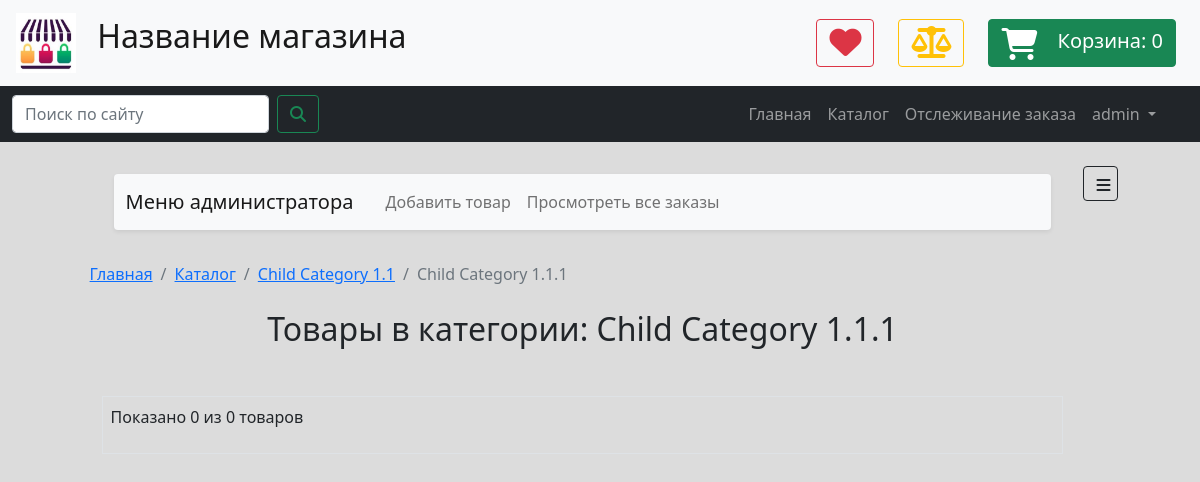
Screenshot of /categories/3 (signed in) with the database file from the repository.
### data/users.py (models this page shows)
class User(SqlAlchemyBase, UserMixin, SerializerMixin):
    __tablename__ = 'users'
    id = sqlalchemy.Column(sqlalchemy.Integer,
                           primary_key=True, autoincrement=True)
    public_id = sqlalchemy.Column(sqlalchemy.String(50),
                                  unique=True,
                                  nullable=False,
                                  default=generate_uuid)
    is_admin = sqlalchemy.Column(sqlalchemy.Boolean, default=False, nullable=False)
    first_name = sqlalchemy.Column(sqlalchemy.String, nullable=True)
    last_name = sqlalchemy.Column(sqlalchemy.String, nullable=True)
    profile_pic_path = sqlalchemy.Column(sqlalchemy.String, nullable=False,
                                         default='img/user_pics/default_user.png')
    username = sqlalchemy.Column(sqlalchemy.String, nullable=False)
    email = sqlalchemy.Column(sqlalchemy.String,
                              index=True, unique=True, nullable=False)
    phone = sqlalchemy.Column(sqlalchemy.String, nullable=True)
    hashed_password = sqlalchemy.Column(sqlalchemy.String, nullable=False)
    created_date = sqlalchemy.Column(sqlalchemy.DateTime,
                                     default=datetime.datetime.now)
    bonus_points = sqlalchemy.Column(sqlalchemy.Integer, default=0, nullable=True)
    reviews = orm.relation("Review", back_populates='user')
    orders = orm.relation("Order", back_populates='user')
    location_id = sqlalchemy.Column(sqlalchemy.Integer,
                                    sqlalchemy.ForeignKey("locations.id"))
    address = orm.relation('Location')

### data/goods.py (models this page shows, shortened)
class Category(SqlAlchemyBase, SerializerMixin):
    __tablename__ = 'categories'
    id = sqlalchemy.Column(sqlalchemy.Integer,
                           primary_key=True, autoincrement=True)
    parent_id = sqlalchemy.Column(sqlalchemy.Integer,
                                  sqlalchemy.ForeignKey('categories.id'))
    children = orm.relation("Category",
                            backref=backref('parent', remote_side=[id]))
    name = sqlalchemy.Column(sqlalchemy.String, nullable=False)

### routes/goods.py (the view)
@app.route('/categories/<int:categ_id>')
def goods_in_category(categ_id):
    show_only_visible = True
    if current_user.is_authenticated and current_user.is_admin:
        show_only_visible = False
    page = request.args.get('page', 1, type=int)
    db_sess = db_session.create_session()
    category = db_sess.query(Category).get(categ_id)
    categories = db_sess.query(Category).filter_by(parent_id=None)
    query = db_sess.query(Goods).join(Goods.categories).filter(Category.id == categ_id)
    if show_only_visible:
        query = query.filter_by(is_visible=True)
    goods = paginate(query, page, 6)
    if not category:
        db_sess.close()
        abort(404)
    template = render_template('goods_list_page.html',
                               title=f'Категория: {category.name}',
                               goods_items=goods,
                               category=category,
                               categories=categories)
    db_sess.close()
    return template

### data/db_session.py (called while the page is built)
def create_session() -> Session:
    global __factory
    if __factory:
        return __factory()

### main.py (called while the page is built)
@login_manager.user_loader
def load_user(user_id):
    db_sess = db_session.create_session()
    user = db_sess.query(User).get(user_id)
    db_sess.close()
    return user

### tools.py (called while the page is built)
def paginate(query, page, per_page=20, error_out=True):
    if error_out and page < 1:
        abort(404)
    items = query.limit(per_page).offset((page - 1) * per_page).all()
    if not items and page != 1 and error_out:
        abort(404)
    if page == 1 and len(items) < per_page:
        total = len(items)
    else:
        total = query.order_by(None).count()
    return Pagination(query, page, per_page, total, items)

### templates/goods_list_page.html (shortened to what this page needs)
{% extends "main_template.html" %}
{% block content %}
    <nav aria-label="breadcrumb" class="">
        <ol class="breadcrumb">
            <li class="breadcrumb-item"><a href="{{ url_for('index_page') }}">Главная</a></li>
            <li class="breadcrumb-item"><a href="{{ url_for('categories_page') }}">Каталог</a></li>
            {% if category == 'all' %}
                <li class="breadcrumb-item active">Все категории</li>
            {% elif category %}
                {% if category.parent_id %}
                    <li class="breadcrumb-item"><a
                            href="{{ url_for('goods_in_category', categ_id=category.parent.id) }}">
                        {{ category.parent.name }}
                    </a></li>
                {% endif %}
                <li class="breadcrumb-item active">{{ category.name }}</li>
            {% endif %}
        </ol>
    </nav>
    <div class="container mt-4">
        {% if category == 'all' %}
            <h2 class="text-center mb-4">Все товары</h2>
        {% elif category %}
            <h2 class="text-center mb-4">Товары в категории: {{ category.name }}</h2>
        {% endif %}
        <div class="mt-4 mb-4 p-2 border">
            <p class="text-dark">Показано {{ goods_items.items|length }} из {{ goods_items.total }} товаров</p>
        </div>
    </div>
{% endblock %}

### templates/base.html (shortened to what this page needs)
<!DOCTYPE html>
<html lang="en">
<head>
    {% set shop_name = 'Название магазина' %}
    <link href="https://cdn.jsdelivr.net/npm/bootstrap@5.0.0-beta3/dist/css/bootstrap.min.css" rel="stylesheet"
>
    <link rel="stylesheet" href="{{ url_for('static', filename='css/main_stylesheet_v12.css') }}">
</head>
<body>
<header>
    <nav class="navbar navbar-expand navbar-light bg-light">
        <a class="navbar-brand" href="#">
            <img src="{{ url_for('static', filename='img/logo.jpg') }}"
                 width="60" height="60" class="mx-3" alt="">
            <span class="h2 d-none d-sm-inline">{{ shop_name }}</span>
        </a>
        <div class="d-flex flex-row justify-content-end ms-auto me-2 me-md-4">
            <button type="button" class="btn btn-outline-danger ms-2 ms-md-4">
                <i class="fa fa-2x fa-heart"></i>
            </button>
            <button type="button" class="btn btn-outline-warning ms-2 ms-md-4">
                <i class="fa fa-2x fa-balance-scale"></i>
            </button>
            <a href="{{ url_for('cart_page') }}" type="button" class="btn btn-success ms-2 ms-md-4">
                <i class="fa fa-2x fa-shopping-cart me-3"
                   style="vertical-align: middle;"></i>
                <span style="font-size: 20px;" class="d-none d-md-inline">Корзина: </span>
                <span style="font-size: 20px;" id="cart-items-number">{{ session.get('cart', [])|length }}</span>
            </a>
        </div>
    </nav>
    <nav class="navbar navbar-expand-md navbar-dark bg-dark">
        <div class="container-fluid">
            <form class="d-flex me-5" action="{{ url_for('search_goods_page') }}" method="get">
                <input class="form-control me-2" type="text" name="query" placeholder="Поиск по сайту" aria-label="Search">
                <button class="btn btn-outline-success" type="submit"><i class="fa fa-search"></i></button>
            </form>
            <div class="collapse navbar-collapse me-4" id="navbarSupportedContent">
                <ul class="navbar-nav ms-auto mb-2 mb-lg-0">
                    <li class="nav-item">
                        <a class="nav-link" href="{{ url_for('index_page') }}">Главная</a>
                    </li>
                    <li class="nav-item">
                        <a class="nav-link" href="{{ url_for('categories_page') }}">Каталог</a>
                    <li class="nav-item">
                        <a class="nav-link" href="{{ url_for('orders_track') }}">Отслеживание заказа</a>
                    </li>
                    {% if current_user.is_authenticated %}
                        <li class="nav-item dropdown" style="z-index: 999">
                            <a class="nav-link dropdown-toggle" href="#" id="navbarDropdown" role="button"
                               data-bs-toggle="dropdown" aria-expanded="false">
                                {{ current_user.username }}
                            </a>
                        </li>
                    {% endif %}
                </ul>
            </div>
        </div>
    </nav>
</header>
<main role="main" class="m-2 m-md-4 mt-4">
    <div class="d-flex flex-row justify-content-between flex-fill ms-auto me-auto" style="max-width: 90%">
        <div class="me-2 ms-2 flex-fill">
            {% if current_user.is_authenticated and current_user.is_admin %}
                <div class="container mb-4 mt-2 pb-2 pe-4 ps-4">
                    <nav class="navbar navbar-expand-lg navbar-light bg-light rounded shadow-sm">
                        <div class="container-fluid">
                            <a class="navbar-brand me-4" href="#">Меню администратора</a>
                            <div class="collapse navbar-collapse" id="navbarNavAltMarkup">
                                <div class="navbar-nav">
                                    <a class="nav-link" href="{{ url_for('goods_add_page') }}">Добавить товар</a>
                                    <a class="nav-link" href="{{ url_for('orders_list_page') }}">Просмотреть все заказы</a>
                                </div>
                            </div>
                        </div>
                    </nav>
                </div>
            {% endif %}
            {% block content %}{% endblock %}
        </div>
        {% block sidebar %} {% endblock %}
    </div>
</main>
</body>
</html>

### static/css/main_stylesheet_v12.css (style rules this page uses)
body { background: #dcdcdc; }

### rows the page displays
User: username "admin"
Category: parent.name "Child Category 1.1"
Category: name "Child Category 1.1.1"

### other values shown
{{ shop_name }} "Название магазина"
{{ session.get('cart', [])|length }} "0"
{{ goods_items.items|length }} "0"
{{ goods_items.total }} "0"
